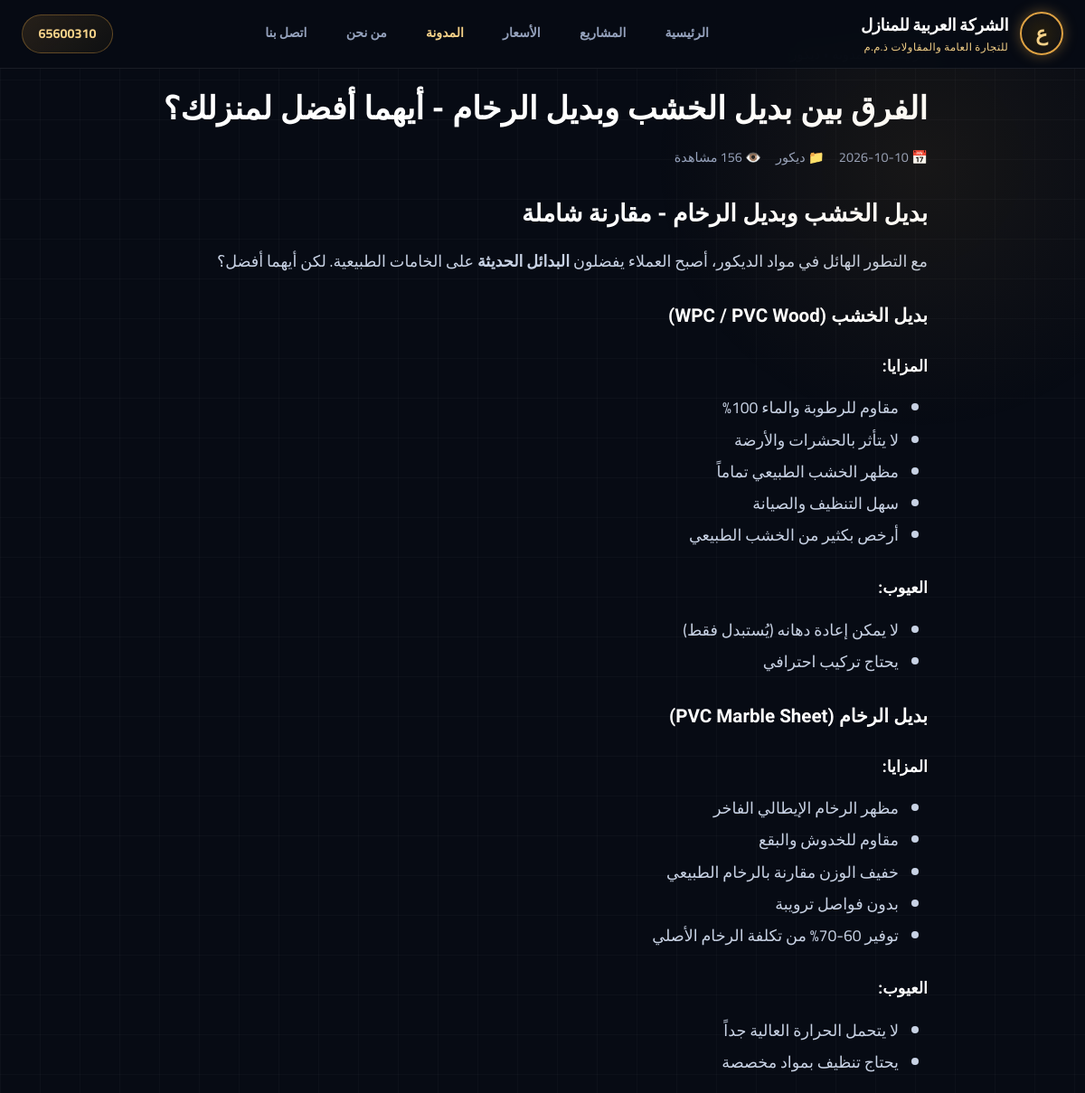
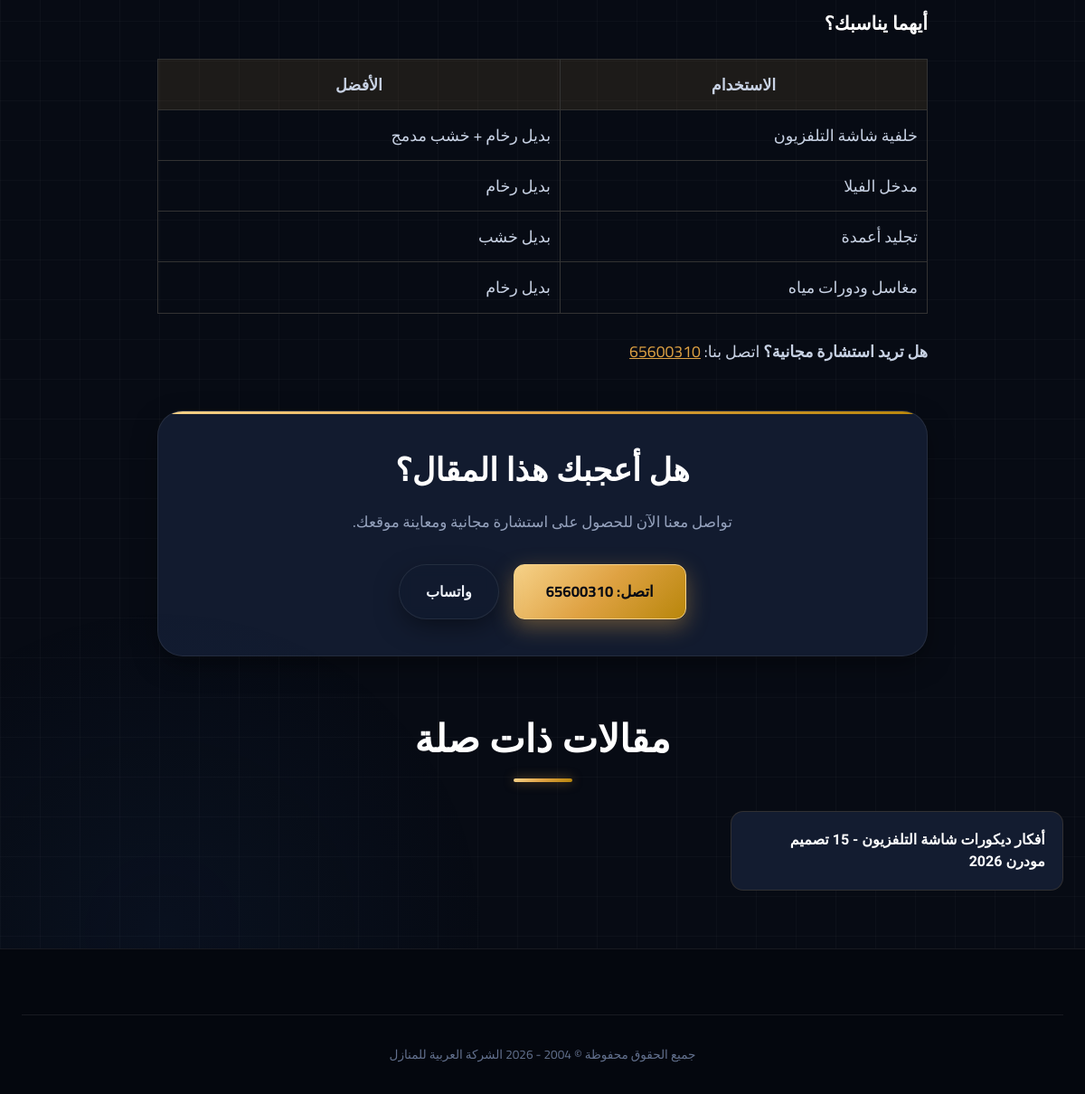
The page /blog-post.php?slug=wood-vs-marble-alternatives on the database its author committed (2 pictures, top to bottom).
### tables this page shows
CREATE TABLE `blog_posts` (
  `id` int(11) NOT NULL,
  `title` varchar(255) NOT NULL,
  `slug` varchar(255) NOT NULL,
  `excerpt` text DEFAULT NULL,
  `content` longtext DEFAULT NULL,
  `featured_image` varchar(500) DEFAULT NULL,
  `category` varchar(100) DEFAULT 'أخبار',
  `tags` varchar(500) DEFAULT NULL,
  `status` enum('draft','published') DEFAULT 'draft',
  `views` int(11) DEFAULT 0,
  `meta_title` varchar(255) DEFAULT NULL,
  `meta_description` text DEFAULT NULL,
  `author_id` int(11) DEFAULT NULL,
  `published_at` datetime DEFAULT NULL,
  `created_at` datetime DEFAULT current_timestamp(),
  `updated_at` datetime DEFAULT current_timestamp() ON UPDATE current_timestamp()
);

### blog-post.php (the view, shortened to what this page needs)
<?php
require_once __DIR__ . '/admin/config.php';
$slug = $_GET['slug'] ?? '';
$stmt = $pdo->prepare("SELECT * FROM blog_posts WHERE slug = ? AND status='published'");
$stmt->execute([$slug]);
$post = $stmt->fetch();
$pdo->prepare("UPDATE blog_posts SET views = views + 1 WHERE id = ?")->execute([$post['id']]);
$related = $pdo->prepare("SELECT * FROM blog_posts WHERE status='published' AND id != ? AND category = ? ORDER BY published_at DESC LIMIT 3");
$related->execute([$post['id'], $post['category']]);
$related = $related->fetchAll();
?>
<!DOCTYPE html>
<html lang="ar" dir="rtl">
<head>
<link rel="stylesheet" href="assets/css/style.css">
</head>
<body>
<header class="header">
  <div class="header-container">
    <a href="index.html" class="logo-brand">
      <div class="logo-badge">ع</div>
      <div class="logo-text">
        <span class="logo-title">الشركة العربية للمنازل</span>
        <span class="logo-subtitle">للتجارة العامة والمقاولات ذ.م.م</span>
      </div>
    </a>
    <nav>
      <ul class="nav-menu">
        <li><a href="index.html" class="nav-link">الرئيسية</a></li>
        <li><a href="projects.html" class="nav-link">المشاريع</a></li>
        <li><a href="prices.html" class="nav-link">الأسعار</a></li>
        <li><a href="blog.php" class="nav-link active">المدونة</a></li>
        <li><a href="about.html" class="nav-link">من نحن</a></li>
        <li><a href="contact.html" class="nav-link">اتصل بنا</a></li>
      </ul>
    </nav>
    <div class="header-actions">
      <a href="tel:65600310" class="btn-header-call"><span>65600310</span></a>
    </div>
  </div>
</header>
<article style="max-width:900px;margin:3rem auto;padding:0 1.5rem">
  <nav style="color:var(--text-muted,#9aa8bf);font-size:.9rem;margin-bottom:1.5rem">
    <a href="index.html" style="color:inherit">الرئيسية</a> •
    <a href="blog.php" style="color:inherit">المدونة</a> •
    <span><?= htmlspecialchars($post['category']) ?></span>
  </nav>
  <h1 style="font-size:2.2rem;color:#fff;line-height:1.4;margin-bottom:1rem"><?= htmlspecialchars($post['title']) ?></h1>
  <div style="display:flex;gap:1rem;color:var(--text-muted,#9aa8bf);font-size:.9rem;margin-bottom:2rem;flex-wrap:wrap">
    <span>📅 <?= date('Y-m-d', strtotime($post['published_at'] ?? $post['created_at'])) ?></span>
    <span>📁 <?= htmlspecialchars($post['category']) ?></span>
    <span>👁️ <?= (int)$post['views'] ?> مشاهدة</span>
  </div>
  <div class="post-content" style="font-size:1.1rem;line-height:2;color:#c8d2e4">
    <?= $post['content']  ?>
  </div>
  <div class="projects-featured-card" style="margin-top:3rem;text-align:center;padding:2.5rem 1.5rem">
    <h3>هل أعجبك هذا المقال؟</h3>
    <p>تواصل معنا الآن للحصول على استشارة مجانية ومعاينة موقعك.</p>
    <div style="display:flex;justify-content:center;gap:1rem;flex-wrap:wrap;margin-top:1rem">
      <a href="tel:65600310" class="btn btn-gold">اتصل: 65600310</a>
      <a href="https://wa.me/96565600310" target="_blank" class="btn btn-outline">واتساب</a>
    </div>
  </div>
</article>
<?php if ($related): ?>
<section style="max-width:1200px;margin:4rem auto;padding:0 1.5rem">
  <h2 class="section-title">مقالات ذات صلة</h2>
  <div class="media-grid" style="display:grid;grid-template-columns:repeat(auto-fill,minmax(280px,1fr));gap:1.5rem;margin-top:2rem">
    <?php foreach ($related as $r): ?>
    <a href="blog-post.php?slug=<?= urlencode($r['slug']) ?>" class="media-card" style="display:block;text-decoration:none;background:#131c30;border-radius:14px;overflow:hidden;border:1px solid rgba(223,162,67,.15)">
      <div style="padding:1.2rem">
        <h3 style="color:#fff;font-size:1rem;line-height:1.5"><?= htmlspecialchars($r['title']) ?></h3>
      </div>
    </a>
    <?php endforeach; ?>
  </div>
</section>
<?php endif; ?>
<footer class="footer">
  <div class="container">
    <div class="footer-bottom"><p>جميع الحقوق محفوظة © 2004 - <?= date('Y') ?> الشركة العربية للمنازل</p></div>
  </div>
</footer>
</body>
</html>

### blog-post.php (style rules this page uses)
.post-content h2,.post-content h3,.post-content h4 { color:#fff;margin:1.8rem 0 1rem;line-height:1.4 }
.post-content p { margin-bottom:1.2rem }
.post-content a { color:var(--gold,#dfa243);text-decoration:underline }
.post-content ul,.post-content ol { margin:1rem 2rem 1.5rem }
.post-content table { width:100%;border-collapse:collapse;margin:1.5rem 0 }
.post-content table td,.post-content table th { border:1px solid rgba(223,162,67,.2);padding:.7rem }

### rows shown on the page
blog_posts: title "الفرق بين بديل الخشب وبديل الرخام - أيهما أفضل لمنزلك؟", published_at "2026-10-10", category "ديكور", content "بديل الخشب وبديل الرخام - مقارنة شاملة مع التطور الهائل في مواد الديكور، أصبح العملاء يفضلون البدائل الحديثة على الخامات الطبيعية. لكن أيهما أفضل؟ بديل الخشب (WPC / PVC Wood) المزايا: مقاوم للرطوبة والماء 100% لا يتأثر بالحشرات والأرضة مظهر الخشب الطبيعي تماماً سهل التنظيف والصيانة أرخص بكثير من الخشب الطبيعي العيوب: لا يمكن إعادة دهانه (يُستبدل فقط) يحتاج تركيب احترافي بديل الرخام (PVC Marble Sheet) المزايا: مظهر الرخام الإيطالي الفاخر مقاوم للخدوش والبقع خفيف الوزن مقارنة بالرخام الطبيعي بدون فواصل ترويبة توفير 60-70% من تكلفة الرخام الأصلي العيوب: لا يتحمل الحرارة العالية جداً يحتاج تنظيف بمواد مخصصة أيهما يناسبك؟ الاستخدام الأفضل خلفية شاشة التلفزيون بديل رخام + خشب مدمج مدخل الفيلا…"
blog_posts: title "أفكار ديكورات شاشة التلفزيون - 15 تصميم مودرن 2026"
